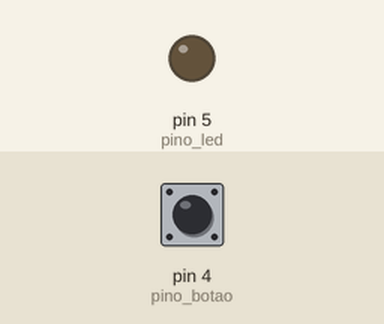
Bench run of a sketch on a simulated Arduino Uno, built with avr-gcc and run on an emulated ATmega328P. Parts: output pins drawn as LEDs (lit = HIGH). Inputs (shaded band) come from the test bench; at power-on: pin 4 (pino_botao) LOW.

Above: at 1.2 s.
1.3 s: pin 4 (pino_botao) pulled HIGH for 0.15 s
At 1.37 s:
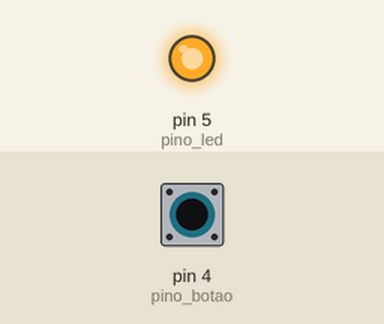
2.9 s: pin 4 (pino_botao) pulled HIGH for 3.2 s
At 7.1 s:
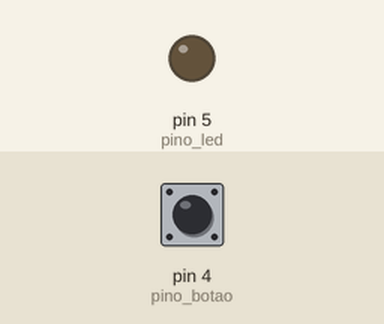
Timing chart, 0 to 8.6 s (numbered marks = the images above; inputs shaded):
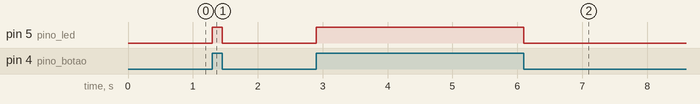

Measured:
- after the input at 1.3 s, pin 5 (pino_led): LOW → HIGH at once, → LOW 0.15 s later
- after the input at 2.9 s, pin 5 (pino_led): LOW → HIGH at once, → LOW 3.2 s later

The sketch:

_02_X1_botao_entrada_simples.ino
```cpp
/*
    Curso FIC - IoT 2017 1o semestre
    IFSP Campus Piracicaba
    Gustavo Voltani von Atzingen
    -----------------------------
    Upgrade no exemplo 02  Botão - Leitura digital,
    realizando a mesma coisa que o exemplo anterior porem
    com menos linhas de código e menos instruções.

    Este exemplo mostra como efetuar a leitura do estado digital
    de um pino (estado alto - 5V ou baixo 0V)
    Neste exemplo o led ligado ao pino 5 irá ligar
    quando um botão conectado ao pino 4 for pressionado
*/

int pino_led = 5;        // Led ligado ao pino digital 5
int pino_botao = 4;     // botao ligado ao pino digital 4

void setup()    // Esta função executa uma vez ao ligar a placa
{
    pinMode(pino_led, OUTPUT);  // configura o pino do led como saída
    pinMode(pino_botao, INPUT);  // configura o pino botao como entrada
}

void loop()     // Esta função se repete indefinidamente - while(1)
{
    digitalWrite(pino_led, digitalRead(pino_botao));
}
```
